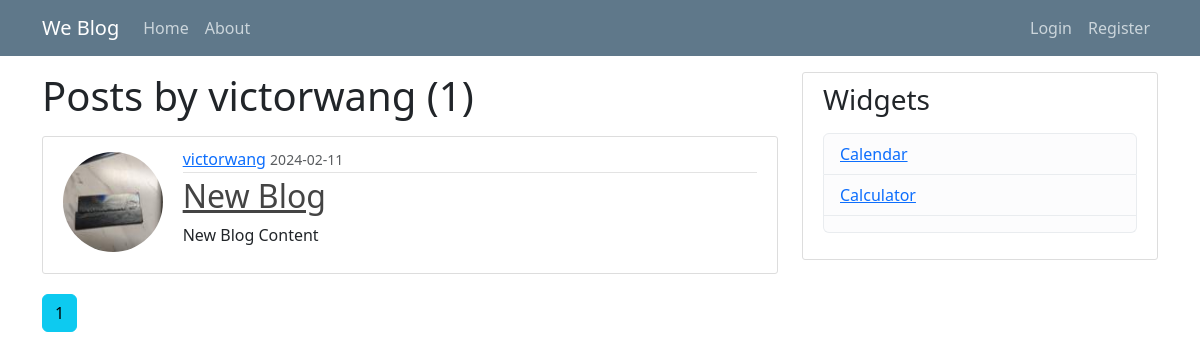
Page /user/victorwang on the committed database.
### flaskblog/models.py (models this page shows, shortened)
class User(db.Model, UserMixin):
    id = db.Column(db.Integer, primary_key=True)
    username = db.Column(db.String(20), unique=True, nullable=False)
    email = db.Column(db.String(120), unique=True, nullable=False)
    image_file = db.Column(db.String(20), nullable=False, default='default.jpg')
    password = db.Column(db.String(60), nullable=False)
    posts = db.relationship('Post', backref='author', lazy=True)

class Post(db.Model):
    id = db.Column(db.Integer, primary_key=True)
    title = db.Column(db.String(100), nullable=False)
    date_posted = db.Column(db.DateTime, nullable=False, default=datetime.utcnow)
    content = db.Column(db.Text, nullable=False)
    user_id = db.Column(db.Integer, db.ForeignKey('user.id'), nullable=False)

### flaskblog/routes.py (the view)
@app.route("/user/<string:username>")
def user_post(username):
    page = request.args.get('page', 1, type=int)
    user = User.query.filter_by(username=username).first_or_404()
    posts = Post.query.filter_by(author=user).order_by(desc(Post.id)).paginate(page=page, per_page=5)
    return render_template('user_post.html', posts=posts, user=user)

### flaskblog/templates/user_post.html
{% extends 'layout.html' %}
{% block content %}
<h1 class="mb-3">Posts by {{ user.username }} ({{ posts.total }})</h1>
{% for post in posts.items %}
<article class="media content-section">
    <div class="row align-items-start">
        <div class="col-md-2 text-center align-self-start">
            <img class="rounded-circle article-img"
                src="{{ url_for('static', filename='profile_pics/' + post.author.image_file) }}"
                style="width: 100px; height: 100px; margin-top: 5px;">
        </div>
        <div class="col-md-10">
            <div class="media-body">
                <div class="article-metadata">
                    <a class="mr-2" href="{{ url_for('user_post', username=post.author.username) }}">{{
                        post.author.username
                        }}</a>
                    <small class="text-muted">{{ post.date_posted.strftime('%Y-%m-%d') }}</small>
                </div>
                <h2><a class="article-title" href="{{ url_for('post', post_id=post.id) }}">{{ post.title }}</a></h2>
                {% if post.content|length > 500 %}
                <p class="article-content" style="max-width: 100%; overflow-wrap: break-word;">{{ post.content[:500]
                    }}...</p>
                <a href="{{ url_for('post', post_id=post.id) }}">Read more</a>
                {% else %}
                <p class="article-content" style="max-width: 100%; overflow-wrap: break-word;">{{ post.content }}</p>
                {% endif %}
            </div>
        </div>
    </div>
</article>
{% endfor %}
{% for page_num in posts.iter_pages(left_edge=1, right_edge=1, left_current=1, right_current=2) %}
{% if page_num %}
{% if posts.page == page_num %}
<a class="btn btn-info mb-4" href="{{ url_for('user_post', username=user.username, page=page_num) }}">{{ page_num }}</a>
{% else %}
<a class="btn btn-outline-info mb-4" href="{{ url_for('user_post', username=user.username, page=page_num) }}">{{
    page_num }}</a>
{% endif %}
{% else %}
...
{% endif %}
{% endfor %}
{% endblock content %}

### flaskblog/static/main.css (style rules this page uses)
body { background: #fafafa; color: #333333; margin-top: 5rem; }
h1, h2, h3, h4, h5, h6 { color: #444444; }
.content-section { background: #ffffff; padding: 10px 20px; border: 1px solid #dddddd; border-radius: 3px; margin-bottom: 20px; }
.article-title { color: #444444; }
.article-content { white-space: pre-line; }
.article-img { height: 65px; width: 65px; margin-right: 16px; }
.article-metadata { padding-bottom: 1px; margin-bottom: 4px; border-bottom: 1px solid #e3e3e3 }

### rows in the picture
User: username "victorwang"
Post: image_file (picture), author.username "victorwang", date_posted "2024-02-11", title "New Blog", content "New Blog Content"

### other values in the picture
{{ posts.total }} "1"
{{ page_num }} "1"
